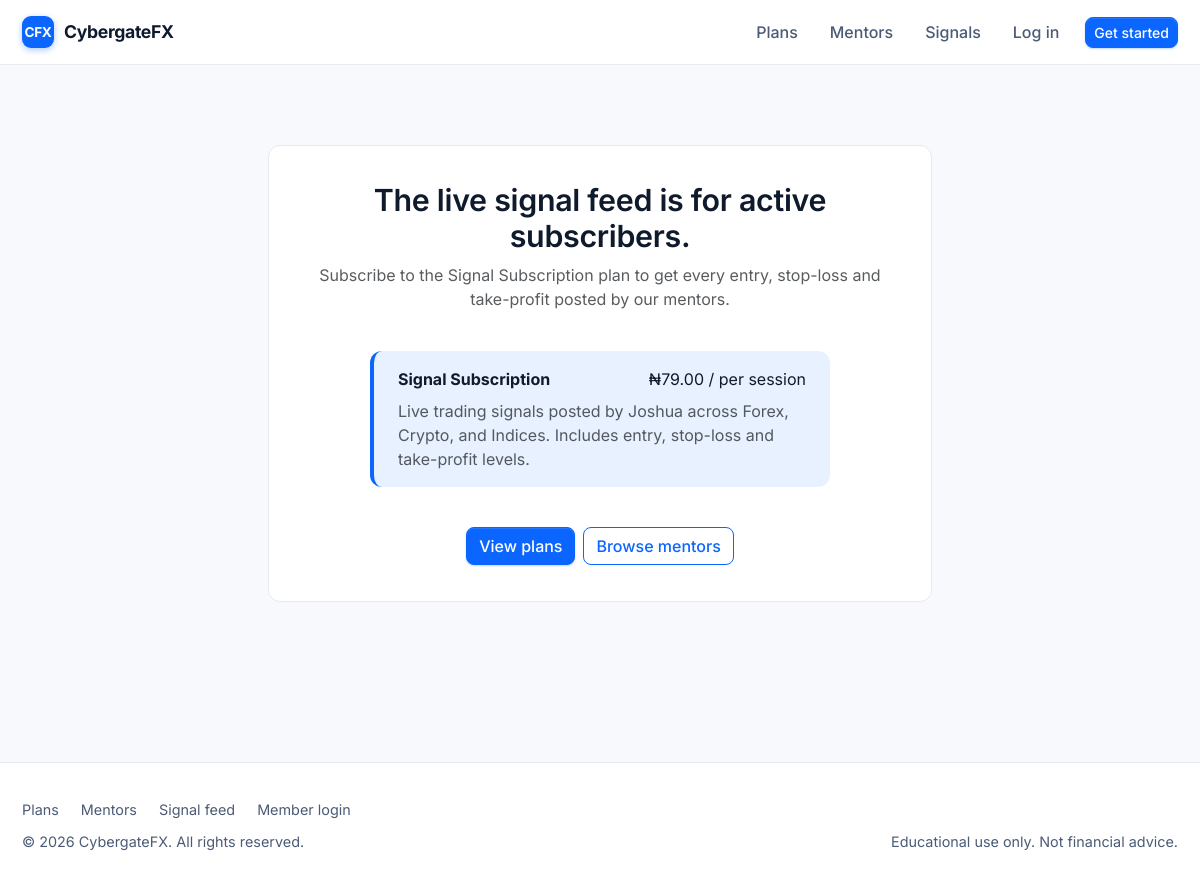
/signals/locked/, run on an earlier commit of the app's database.
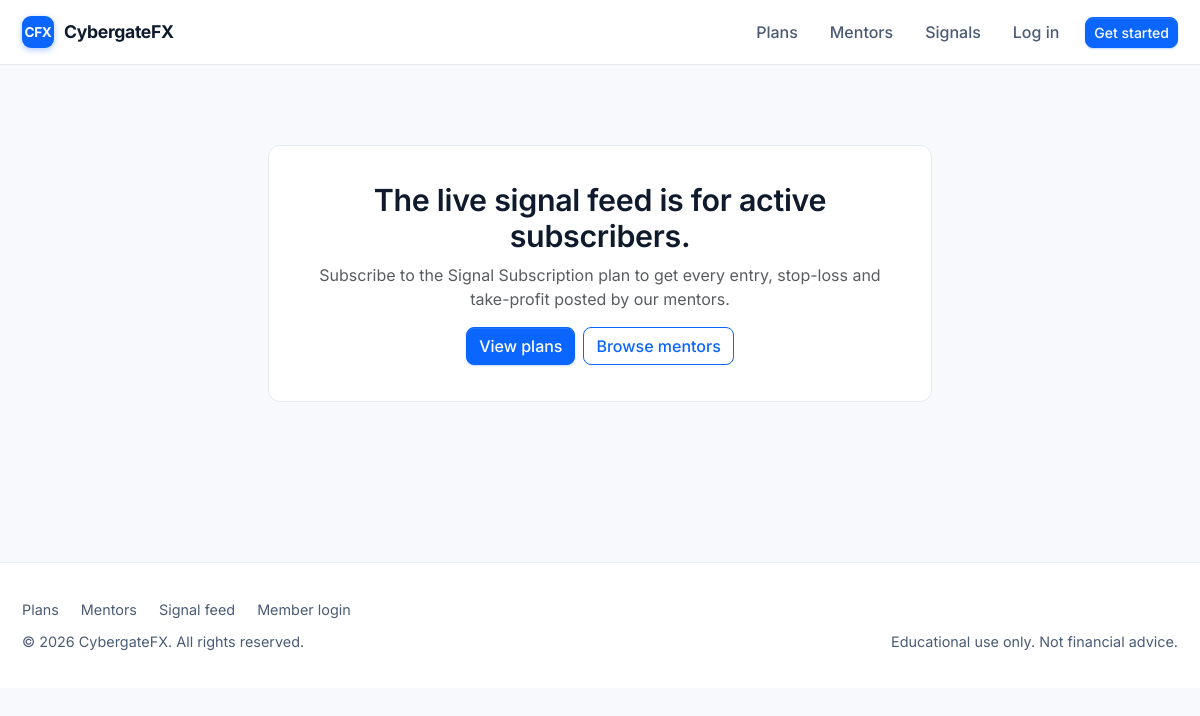
And on a later commit of the database.
### mentors/models.py (models this page shows, shortened)
class MentorshipPlan(models.Model):
    name = models.CharField(max_length=80)
    price = models.DecimalField(max_digits=8, decimal_places=2)
    description = models.TextField()
    duration_days = models.PositiveIntegerField(
        help_text='How many days the plan is valid after purchase.'
    )
    sessions_included = models.PositiveIntegerField(
        default=0,
        help_text='Number of mentoring sessions included (0 for signal-only plans).'
    )
    class Meta:
        ordering = ['price']

### mentors/views.py (the view)
# urls.py: path('signals/locked/', SubscriptionRequiredView.as_view(), name='signals_locked'),
class SubscriptionRequiredView(TemplateView):
    template_name = 'mentors/signals_locked.html'
    def get_context_data(self, **kwargs):
        ctx = super().get_context_data(**kwargs)
        try:
            ctx['signal_plan'] = MentorshipPlan.objects.filter(name__icontains='signal').first()
        except MentorshipPlan.DoesNotExist:
            ctx['signal_plan'] = None
        return ctx

### templates/mentors/signals_locked.html (shortened to what this page needs)
{% extends 'base.html' %}
{% block content %}
<section class="cfx-section">
  <div class="container">
    <div class="row justify-content-center">
      <div class="col-lg-7 text-center">
        <div class="cfx-card cfx-card-loose">
          <h2 class="mb-2">The live signal feed is for active subscribers.</h2>
          <p class="text-muted">
            Subscribe to the Signal Subscription plan to get every entry, stop-loss and take-profit posted by our mentors.
          </p>
          {% if signal_plan %}
            <div class="cfx-callout mt-4 mb-4 d-inline-block text-start" style="max-width: 460px;">
              <div class="d-flex justify-content-between">
                <strong>{{ signal_plan.name }}</strong>
                <span>₦{{ signal_plan.price }} / per session</span>
              </div>
              <p class="text-muted mt-2 mb-0">{{ signal_plan.description }}</p>
            </div>
          {% endif %}
          <div class="d-flex gap-2 justify-content-center mt-3 flex-wrap">
            <a href="{% url 'mentors:plans' %}" class="btn btn-primary">View plans</a>
            <a href="{% url 'mentors:mentor_list' %}" class="btn btn-outline-primary">Browse mentors</a>
          </div>
        </div>
      </div>
    </div>
  </div>
</section>
{% endblock %}

What changed in the data, as far as the page shows it:
removed MentorshipPlan: name "Signal Subscription", price "79.00", description "Live trading signals posted by Joshua across Forex, Crypto, and Indices. Includes entry, stop-loss and take-profit levels."
Also different on the page:
text no longer shown: "₦ / per session"
